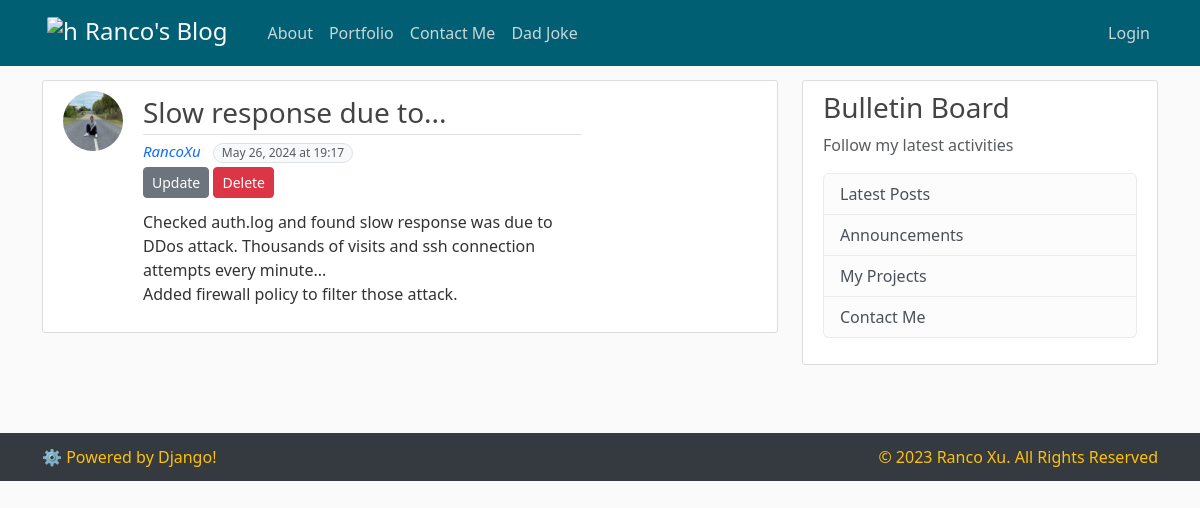
Screenshot of /post/42/ with the database file from the repository.
### blog/models.py (models this page shows, shortened)
class Post(models.Model):
    title=models.CharField(max_length=120)
    content=models.TextField()
    date_posted=models.DateTimeField(default=timezone.now)
    author=models.ForeignKey(User, on_delete=models.CASCADE)

### all_users/models.py (models this page shows, shortened)
class Profile(models.Model):
    user = models.OneToOneField(User, on_delete=models.CASCADE)
    image = models.ImageField(default='Default.jpg', upload_to='profile_pics')

### blog/views.py (the view)
# urls.py: path('post/<int:pk>/', PostDetailView.as_view(), name='post-detail'),
class PostDetailView(DetailView):
    model = Post

### blog/templates/blog/post_detail.html
{% extends 'blog/base.html' %}
{%block content%}
    <article class="media content-section">
        <div class="container">
            <div class="row">
                <img class="rounded-circle article-image me-2 col-4 px-0" style="width: 60px; height: 60px;" src="{{post.author.profile.image.url}}">
                <div class="media-body col-8">
                    <div class="article-metadata">
                        <a class="article-title fs-3 fw-normal text-decoration-none" href="{% url 'post-detail' post.id %}">{{ post.title }}</a>
                    </div>
                    <a class="me-2 fst-italic text-decoration-none" style="font-size: 15px;" href="{% url 'user-posts' post.author.username %}">{{ post.author }}</a>
                    <p class="text-muted text-nowrap bg-light border rounded-pill d-inline-block px-2 mb-0" style="font-size: 12px;">{{ post.date_posted|date:"M d, Y \a\t G:i" }}</p>
                    <div class="mb-2">
                        <a href="{% url 'post-update' object.id %}" class="btn btn-secondary btn-sm mt-1 mb-1">Update</a>
                        <a href="{% url 'post-delete' object.id %}" class="btn btn-danger btn-sm mt-1 mb-1">Delete</a>
                    </div>
                    <p class="article-content">{{ post.content }}</p>
                </div>
            </div>
        </div>
    </article>
{%endblock content%}

### blog/static/blog/main.css (style rules this page uses)
body { background: #fafafa; color: #333333; margin-top: 5rem; }
.content-section { background: #ffffff; padding: 10px 20px; border: 1px solid #dddddd; border-radius: 3px; margin-bottom: 20px; }
.article-title { color: #444444; }
.article-content { white-space: pre-line; }
.article-metadata { padding-bottom: 1px; margin-bottom: 4px; border-bottom: 1px solid #e3e3e3 }

### rows the page displays
Post: author.profile.image (picture), title "Slow response due to...", author "RancoXu", date_posted "May 26, 2024 at 19:17", content "Checked auth.log and found slow response was due to DDos attack. Thousands of visits and ssh connection attempts every minute... Added firewall policy to filter those attack."
